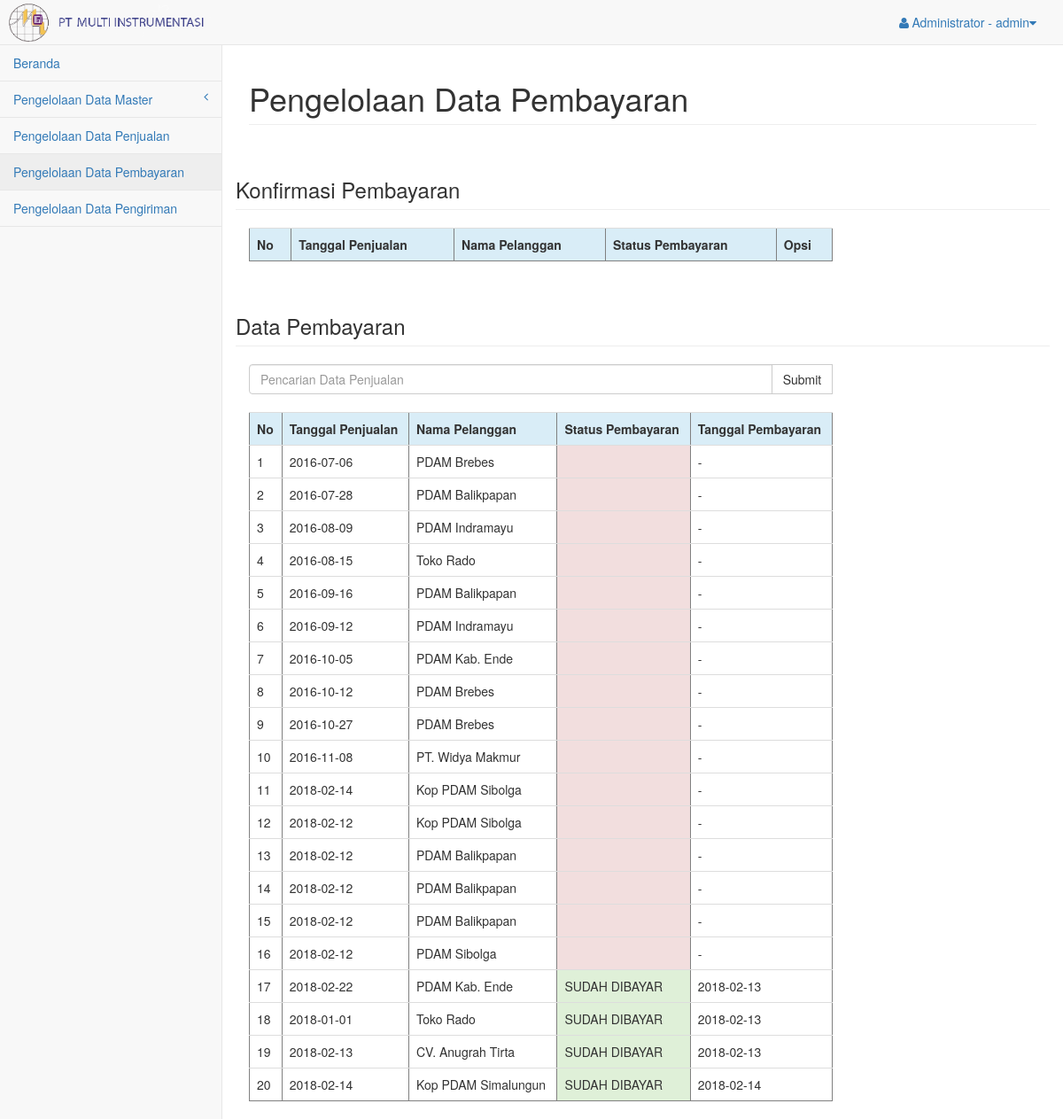
The page /pages/pemasaran/index.php?page=pengelolaan_data_pembayaran (signed in) on the database its author committed.
### tables this page shows
CREATE TABLE `penjualan` (
  `id_penjualan` int(11) NOT NULL,
  `tanggal` date DEFAULT NULL,
  `id_pelanggan` int(15) DEFAULT NULL,
  `status_pembayaran` varchar(20) NOT NULL,
  `tanggal_bayar` date NOT NULL,
  `status_pengiriman` varchar(20) NOT NULL
);

CREATE TABLE `pelanggan` (
  `id_PELANGGAN` int(15) NOT NULL,
  `nama_pelanggan` varchar(20) NOT NULL,
  `alamat` varchar(30) DEFAULT NULL
);

### pages/pemasaran/pengelolaan_data_pembayaran.php (the view, shortened to what this page needs)
<!DOCTYPE html>
<html>
    <head>
    </head>
    <body>
        <h1 class="page-header">Pengelolaan Data Pembayaran</h2>
        <div class="row">
            <h3 class="page-header">Konfirmasi Pembayaran</h2>
            <div class="col-md-9">
                <table border="1" class="table">
                    <tr class="info">
                        <th>No</th>
                        <th>Tanggal Penjualan</th>
                        <th>Nama Pelanggan</th>
                        <th>Status Pembayaran</th>
                        <th>Opsi</th>
                    </tr>
                    <?php
                        include 'koneksi.php';
                    ?>
                </table>
            </div>
        </div>
        <div class="row">
            <h3 class="page-header">Data Pembayaran</h3>
            <div class="col-md-9">
            <form action="index.php?page=pengelolaan_data_pembayaran" method="post">
            <div class="sidebar-search">
            <div class="input-group custom-search-form">
                <input type="text" name="katakunci" class="form-control" placeholder="Pencarian Data Penjualan">
                <span class="input-group-btn">
                <input class="btn btn-default" type="submit" name="submit">
            </span>
            </div>
            <br>
          </div>
          </div>
      </div>
          <div class="row">
            <div class="col-md-9">
                <table border="1" class="table">
                    <tr class="info">
                        <th>No</th>
                        <th>Tanggal Penjualan</th>
                        <th>Nama Pelanggan</th>
                        <th>Status Pembayaran</th>
                        <th>Tanggal Pembayaran</th>
                    </tr>
                    <?php
                        $katakunci = $_POST['katakunci'];
                        $submit = $_POST['submit'];
                        if ($submit) {
                            if ($katakunci != "") {
                                $query_pembayaran = "SELECT penjualan.id_penjualan id_penjualan,
                                        penjualan.tanggal tanggal_penjualan,
                                        pelanggan.nama_pelanggan nama_pelanggan,
                                        penjualan.status_pembayaran status_pembayaran,
                                        penjualan.tanggal_bayar tanggal_pembayaran
                                        FROM pelanggan JOIN penjualan ON pelanggan.id_pelanggan = penjualan.id_pelanggan
                                        WHERE nama_pelanggan LIKE '%$katakunci%'
                                ";
                            } else {
                                $query_pembayaran = "SELECT penjualan.id_penjualan id_penjualan,
                                        penjualan.tanggal tanggal_penjualan,
                                        pelanggan.nama_pelanggan nama_pelanggan,
                                        penjualan.status_pembayaran status_pembayaran,
                                        penjualan.tanggal_bayar tanggal_pembayaran
                                        FROM pelanggan JOIN penjualan ON pelanggan.id_pelanggan = penjualan.id_pelanggan
                                ";
                            }
                        } else {
                            $query_pembayaran  = "SELECT penjualan.id_penjualan id_penjualan,
                                    penjualan.tanggal tanggal_penjualan,
                                    pelanggan.nama_pelanggan nama_pelanggan,
                                    penjualan.status_pembayaran status_pembayaran,
                                    penjualan.tanggal_bayar tanggal_pembayaran
                                    FROM pelanggan JOIN penjualan ON pelanggan.id_pelanggan = penjualan.id_pelanggan
                            ";
                        }
                    $sql_pembayaran = mysqli_query($koneksi,$query_pembayaran) or die(mysqli_error());
                    $nomor_pembayaran = 1;
                    ?>
                    <?php
                        while ($data_pembayaran = mysqli_fetch_array($sql_pembayaran)) {
                            $status_pembayaran = $data_pembayaran['status_pembayaran'];
                            $tanggal_pembayaran = $data_pembayaran['tanggal_pembayaran'];
                            if ($status_pembayaran != "SUDAH DIBAYAR") {
                                $tanggal_pembayaran = "-";
                                $warna_status = "danger";
                            } else {
                                $warna_status = "success";
                            }
                    ?>
                    <tr>
                        <td><?php echo $nomor_pembayaran++; ?></td>
                        <td><?php echo $data_pembayaran['tanggal_penjualan']; ?></td>
                        <td><?php echo $data_pembayaran['nama_pelanggan']; ?></td>
                        <td class="<?php echo $warna_status; ?>"><?php echo $status_pembayaran; ?></td>
                        <td><?php echo $tanggal_pembayaran; ?></td>
                    </tr>
                    <?php
                        }
                    ?>
                </table>
            </div>
        </div>
    </body>
</html>

### rows shown on the page
penjualan: tanggal "2016-07-06", id_pelanggan.nama_pelanggan "PDAM Brebes", status_pembayaran "-"
penjualan: tanggal "2016-07-28", id_pelanggan.nama_pelanggan "PDAM Balikpapan", status_pembayaran "-"
penjualan: tanggal "2016-08-09", id_pelanggan.nama_pelanggan "PDAM Indramayu", status_pembayaran "-"
penjualan: tanggal "2016-08-15", id_pelanggan.nama_pelanggan "Toko Rado", status_pembayaran "-"
penjualan: tanggal "2016-09-16", id_pelanggan.nama_pelanggan "PDAM Balikpapan", status_pembayaran "-"
penjualan: tanggal "2016-09-12", id_pelanggan.nama_pelanggan "PDAM Indramayu", status_pembayaran "-"
penjualan: tanggal "2016-10-05", id_pelanggan.nama_pelanggan "PDAM Kab. Ende", status_pembayaran "-"
penjualan: tanggal "2016-10-12", id_pelanggan.nama_pelanggan "PDAM Brebes", status_pembayaran "-"
penjualan: tanggal "2016-10-27", id_pelanggan.nama_pelanggan "PDAM Brebes", status_pembayaran "-"
penjualan: tanggal "2016-11-08", id_pelanggan.nama_pelanggan "PT. Widya Makmur", status_pembayaran "-"
penjualan: tanggal "2018-02-14", id_pelanggan.nama_pelanggan "Kop PDAM Sibolga", status_pembayaran "-"
penjualan: tanggal "2018-02-12", id_pelanggan.nama_pelanggan "Kop PDAM Sibolga", status_pembayaran "-"
penjualan: tanggal "2018-02-12", id_pelanggan.nama_pelanggan "PDAM Balikpapan", status_pembayaran "-"
penjualan: tanggal "2018-02-12", id_pelanggan.nama_pelanggan "PDAM Balikpapan", status_pembayaran "-"
penjualan: tanggal "2018-02-12", id_pelanggan.nama_pelanggan "PDAM Balikpapan", status_pembayaran "-"
penjualan: tanggal "2018-02-12", id_pelanggan.nama_pelanggan "PDAM Sibolga", status_pembayaran "-"
penjualan: tanggal "2018-02-22", id_pelanggan.nama_pelanggan "PDAM Kab. Ende", status_pembayaran "SUDAH DIBAYAR", tanggal_bayar "2018-02-13"
penjualan: tanggal "2018-01-01", id_pelanggan.nama_pelanggan "Toko Rado", status_pembayaran "SUDAH DIBAYAR", tanggal_bayar "2018-02-13"
penjualan: tanggal "2018-02-13", id_pelanggan.nama_pelanggan "CV. Anugrah Tirta", status_pembayaran "SUDAH DIBAYAR", tanggal_bayar "2018-02-13"
penjualan: tanggal "2018-02-14", id_pelanggan.nama_pelanggan "Kop PDAM Simalungun", status_pembayaran "SUDAH DIBAYAR", tanggal_bayar "2018-02-14"

### other values the page prints
$hak_akses "Administrator"
$username "admin"
